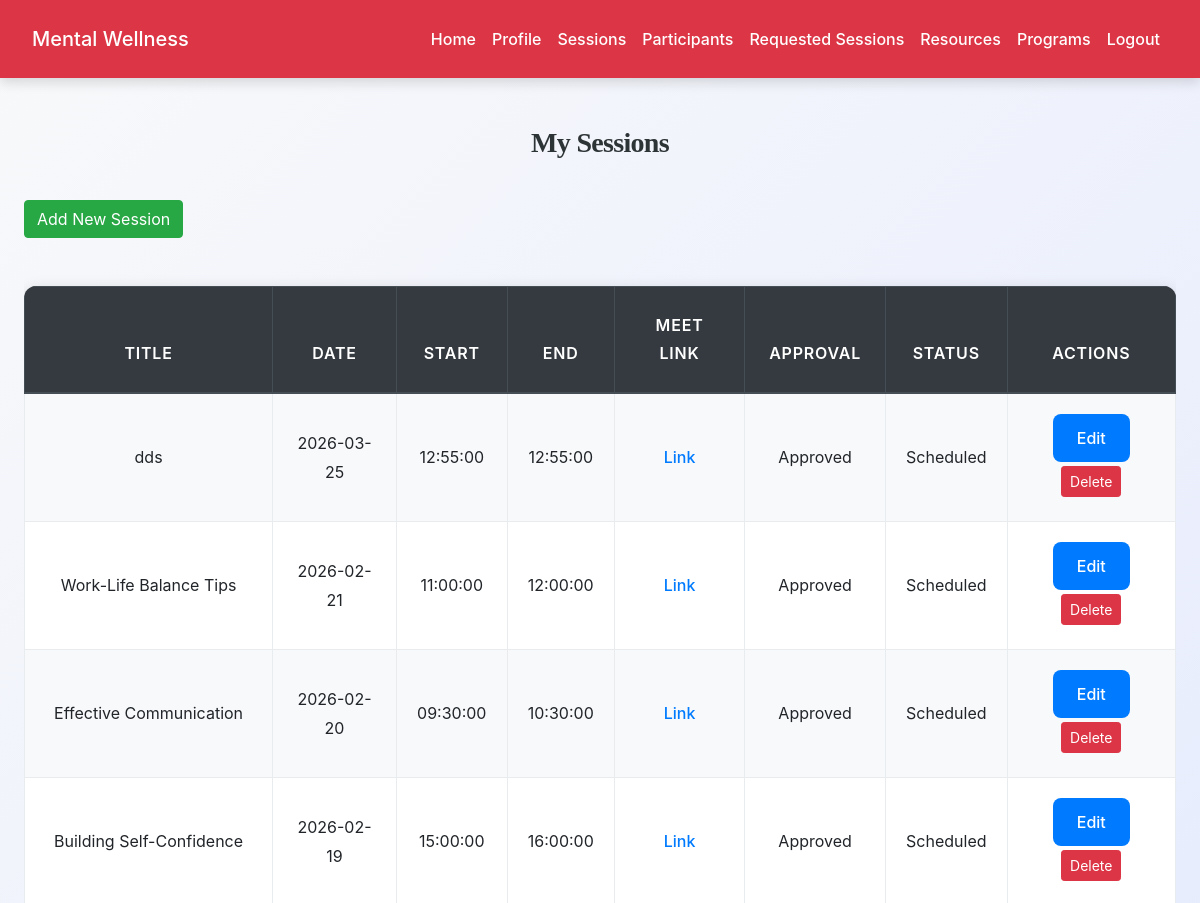
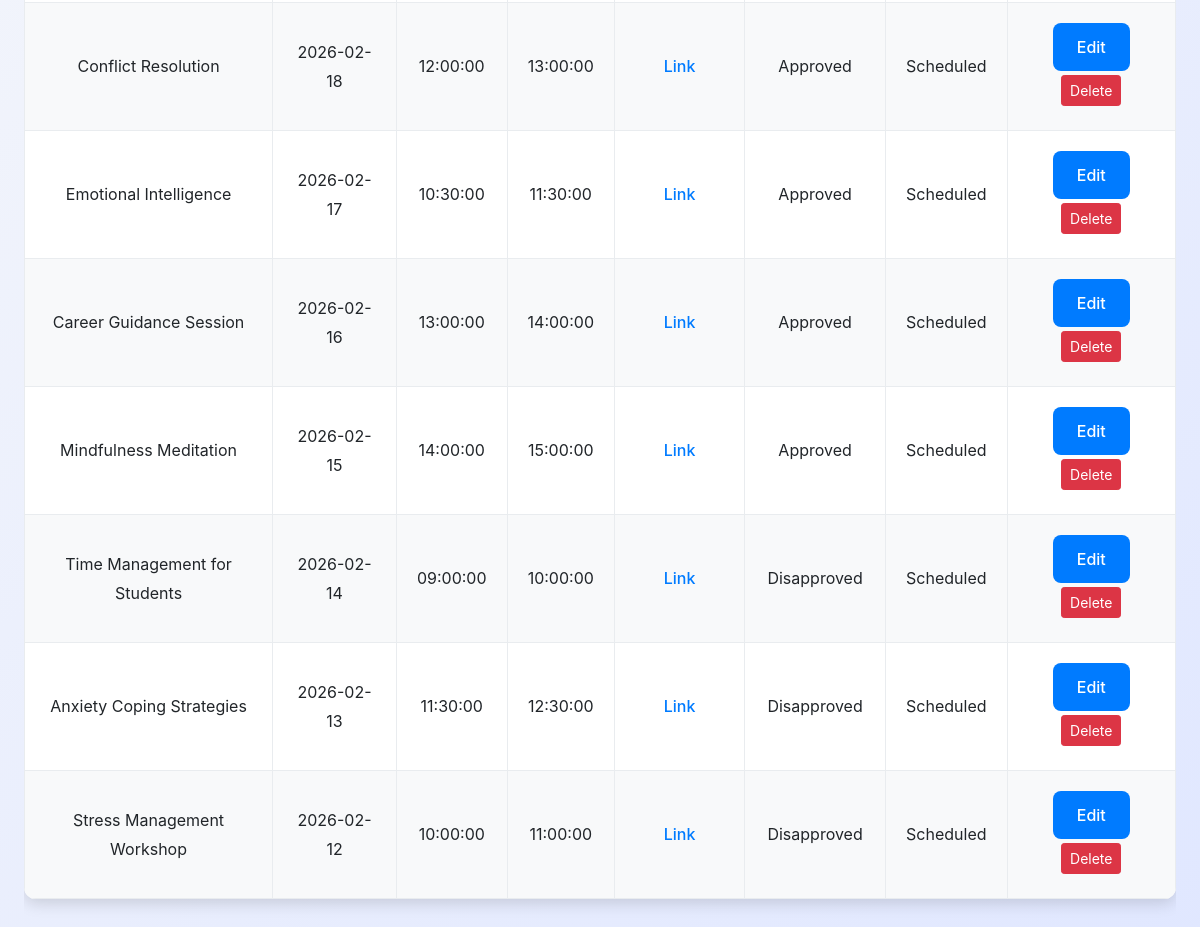
Page /counsellor/view_sessions.php (signed in) on the committed database (2 pictures, top to bottom).
### tables this page shows
CREATE TABLE `counselling_sessions` (
  `id` int(11) NOT NULL,
  `counsellor_id` int(11) NOT NULL,
  `title` varchar(200) DEFAULT NULL,
  `session_date` date DEFAULT NULL,
  `start_time` time DEFAULT NULL,
  `end_time` time DEFAULT NULL,
  `meet_link` varchar(255) DEFAULT NULL,
  `approval_status` enum('pending','approved','disapproved') NOT NULL DEFAULT 'pending',
  `status` enum('scheduled','completed','archived') DEFAULT 'scheduled',
  `created_at` timestamp NOT NULL DEFAULT current_timestamp()
);

### counsellor/view_sessions.php (the view, shortened to what this page needs)
<?php
include('../config.php');
$counsellor_id = $_SESSION['user_id'];
$stmt = $conn->prepare("SELECT * FROM counselling_sessions WHERE counsellor_id = ? ORDER BY session_date DESC");
$stmt->bind_param("i", $counsellor_id);
$stmt->execute();
$result = $stmt->get_result();
?>
<!DOCTYPE html>
<html>
<head>
    <link rel="stylesheet" href="https://maxcdn.bootstrapcdn.com/bootstrap/4.5.2/css/bootstrap.min.css">
    <link rel="stylesheet" href="../css/style.css">
</head>
<body>
<?php include('navbar.php'); ?>
<div class="container mt-5">
    <h3>My Sessions</h3>
    <a href="add_session.php" class="btn btn-success mb-3">Add New Session</a>
    <div class="table-responsive">
        <table class="table table-bordered table-striped">
            <thead class="thead-dark">
                <tr>
                    <th>Title</th>
                    <th>Date</th>
                    <th>Start</th>
                    <th>End</th>
                    <th>Meet Link</th>
                    <th>Approval</th>
                    <th>Status</th>
                    <th>Actions</th>
                </tr>
            </thead>
            <tbody>
            <?php while ($row = $result->fetch_assoc()): ?>
                <tr>
                    <td><?= htmlspecialchars($row['title']) ?></td>
                    <td><?= $row['session_date'] ?></td>
                    <td><?= $row['start_time'] ?></td>
                    <td><?= $row['end_time'] ?></td>
                    <td><a href="<?= $row['meet_link'] ?>" target="_blank">Link</a></td>
                    <td><?= ucfirst($row['approval_status']) ?></td>
                    <td><?= ucfirst($row['status']) ?></td>
                    <td>
                        <a href="edit_session.php?id=<?= $row['id'] ?>" class="btn btn-sm btn-primary mb-1">Edit</a>
                        <a href="view_sessions.php?delete_id=<?= $row['id'] ?>"
                           class="btn btn-sm btn-danger mb-1"
                           onclick="return confirm('Are you sure to delete this session?')">Delete</a>
                    </td>
                </tr>
            <?php endwhile; ?>
            </tbody>
        </table>
    </div>
</div>
</body>
</html>

### css/style.css (style rules this page uses)
:root { --primary: #007bff; --secondary: #6c757d; --success: #28a745; --info: #17a2b8; --warning: #ffc107; --danger: #dc3545; --light: #f8f9fa; --dark: #2d3436; --accent: #ff6f61; --highlight: #6f42c1; --shadow: rgba(0, 0, 0, 0.15); --transition: all 0.3s ease-in-out; }
body { font-family: 'Inter', 'Segoe UI', Tahoma, Geneva, Verdana, sans-serif; background: linear-gradient(135deg, var(--light) 0%, #e0e7ff 100%); color: var(--dark); line-height: 1.8; margin: 0; padding: 0; min-height: 100vh; font-size: 16px; }
h1, h2, h3, h4 { text-align: center; margin: 2.5rem 0; font-family: 'Georgia', 'Times New Roman', serif; color: var(--dark); font-weight: 700; letter-spacing: -0.025em; }
h3 { font-size: 1.75rem; }
.container { max-width: 1200px; margin: 0 auto 3rem; padding: 0 1.5rem; }
.table { width: 100%; border-collapse: collapse; margin: 2rem 0; font-size: 1rem; background-color: #ffffff; border-radius: 12px; overflow: hidden; box-shadow: 0 4px 16px var(--shadow); transition: var(--transition); }
.table th, .table td { padding: 1.25rem; border: 1px solid #e9ecef; text-align: center; vertical-align: middle; }
.table thead th { background-color: rgb(0, 0, 0); color: white; font-weight: 600; text-transform: uppercase; letter-spacing: 0.05em; padding: 1.5rem; }
.table tbody tr { transition: var(--transition); }
.table tbody tr:nth-child(odd) { background-color: var(--light); }
.btn-primary { background-color: var(--primary); color: #fff; border: none; border-radius: 8px; padding: 0.75rem 1.5rem; font-size: 1rem; font-weight: 500; cursor: pointer; transition: var(--transition); display: inline-flex; align-items: center; justify-content: center; }
a { color: var(--primary); text-decoration: none; font-weight: 500; transition: var(--transition); }

### rows in the picture
counselling_sessions: title "dds", session_date "2026-03-25", start_time "12:55:00", end_time "12:55:00", approval_status "Approved", status "Scheduled"
counselling_sessions: title "Work-Life Balance Tips", session_date "2026-02-21", start_time "11:00:00", end_time "12:00:00", approval_status "Approved", status "Scheduled"
counselling_sessions: title "Effective Communication", session_date "2026-02-20", start_time "09:30:00", end_time "10:30:00", approval_status "Approved", status "Scheduled"
counselling_sessions: title "Building Self-Confidence", session_date "2026-02-19", start_time "15:00:00", end_time "16:00:00", approval_status "Approved", status "Scheduled"
counselling_sessions: title "Conflict Resolution", session_date "2026-02-18", start_time "12:00:00", end_time "13:00:00", approval_status "Approved", status "Scheduled"
counselling_sessions: title "Emotional Intelligence", session_date "2026-02-17", start_time "10:30:00", end_time "11:30:00", approval_status "Approved", status "Scheduled"
counselling_sessions: title "Career Guidance Session", session_date "2026-02-16", start_time "13:00:00", end_time "14:00:00", approval_status "Approved", status "Scheduled"
counselling_sessions: title "Mindfulness Meditation", session_date "2026-02-15", start_time "14:00:00", end_time "15:00:00", approval_status "Approved", status "Scheduled"
counselling_sessions: title "Time Management for Students", session_date "2026-02-14", start_time "09:00:00", end_time "10:00:00", approval_status "Disapproved", status "Scheduled"
counselling_sessions: title "Anxiety Coping Strategies", session_date "2026-02-13", start_time "11:30:00", end_time "12:30:00", approval_status "Disapproved", status "Scheduled"
counselling_sessions: title "Stress Management Workshop", session_date "2026-02-12", start_time "10:00:00", end_time "11:00:00", approval_status "Disapproved", status "Scheduled"
